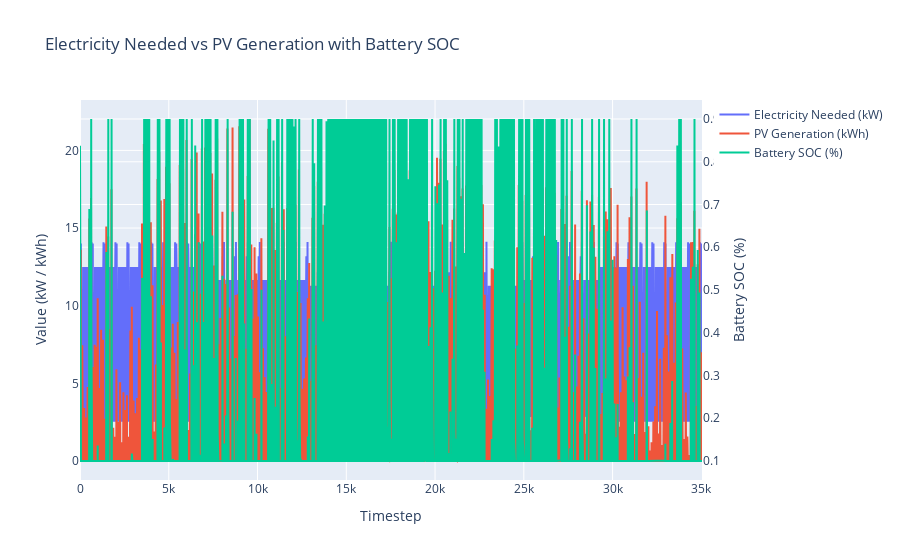

This figure's notebook cell:
### Code cell
import plotly.graph_objects as go

df = df_results_flats
fig = go.Figure()
fig.add_trace(go.Scatter(
    y=df["electricity_needed_kW"], 
    mode='lines', 
    name="Electricity Needed (kW)",
    yaxis="y1"
))
fig.add_trace(go.Scatter(
    y=df["pv_generation_kWh"], 
    mode='lines', 
    name="PV Generation (kWh)",
    yaxis="y1"
))
fig.add_trace(go.Scatter(
    y=df["battery_soc_history_percent"], 
    mode='lines', 
    name="Battery SOC (%)",
    yaxis="y2"
))

fig.update_layout(
    title="Electricity Needed vs PV Generation with Battery SOC",
    xaxis_title="Timestep",
    yaxis=dict(title="Value (kW / kWh)", side="left"),
    yaxis2=dict(
        title="Battery SOC (%)",
        overlaying="y",
        side="right"
    )
)
fig.show()

### Figure 1 — Plotly figure (JSON) as saved in the notebook; plotly's stock layout.template omitted (floating-point values rounded to 4 significant figures; data arrays with more than 128 entries replaced by an {"elided": "..."} marker saying what was removed)
{"data": [{"mode": "lines", "name": "Electricity Needed (kW)", "type": "scatter", "y": {"elided": "35037 float values"}, "yaxis": "y"}, {"mode": "lines", "name": "PV Generation (kWh)", "type": "scatter", "y": {"elided": "35037 float values"}, "yaxis": "y"}, {"mode": "lines", "name": "Battery SOC (%)", "type": "scatter", "y": {"elided": "35037 float values"}, "yaxis": "y2"}], "layout": {"title": {"text": "Electricity Needed vs PV Generation with Battery SOC"}, "xaxis": {"title": {"text": "Timestep"}}, "yaxis": {"side": "left", "title": {"text": "Value (kW / kWh)"}}, "yaxis2": {"overlaying": "y", "side": "right", "title": {"text": "Battery SOC (%)"}}}}
